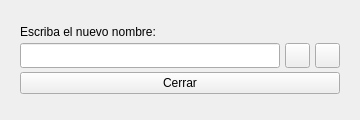
<?xml version="1.0" encoding="UTF-8"?>
<ui version="4.0">
 <class>RenameWindow</class>
 <widget class="QWidget" name="RenameWindow">
  <property name="geometry">
   <rect>
    <x>0</x>
    <y>0</y>
    <width>360</width>
    <height>120</height>
   </rect>
  </property>
  <property name="minimumSize">
   <size>
    <width>360</width>
    <height>120</height>
   </size>
  </property>
  <property name="maximumSize">
   <size>
    <width>360</width>
    <height>120</height>
   </size>
  </property>
  <property name="windowTitle">
   <string>GranaSAT PWM Box</string>
  </property>
  <property name="windowIcon">
   <iconset resource="../res/res.qrc">
    <normaloff>:/icons/granasat.png</normaloff>:/icons/granasat.png</iconset>
  </property>
  <layout class="QVBoxLayout" name="verticalLayout">
   <property name="spacing">
    <number>0</number>
   </property>
   <property name="leftMargin">
    <number>20</number>
   </property>
   <property name="topMargin">
    <number>20</number>
   </property>
   <property name="rightMargin">
    <number>20</number>
   </property>
   <property name="bottomMargin">
    <number>20</number>
   </property>
   <item>
    <widget class="QLabel" name="name_label">
     <property name="maximumSize">
      <size>
       <width>1000</width>
       <height>15</height>
      </size>
     </property>
     <property name="text">
      <string>Escriba el nuevo nombre:</string>
     </property>
    </widget>
   </item>
   <item>
    <layout class="QHBoxLayout" name="name_layout">
     <property name="spacing">
      <number>5</number>
     </property>
     <item>
      <widget class="QLineEdit" name="name_value">
       <property name="maximumSize">
        <size>
         <width>1000</width>
         <height>25</height>
        </size>
       </property>
       <property name="maxLength">
        <number>11</number>
       </property>
      </widget>
     </item>
     <item>
      <widget class="QPushButton" name="name_confirm">
       <property name="maximumSize">
        <size>
         <width>25</width>
         <height>25</height>
        </size>
       </property>
       <property name="text">
        <string/>
       </property>
       <property name="icon">
        <iconset>
         <normalon>:/icons/tick.png</normalon>
        </iconset>
       </property>
      </widget>
     </item>
     <item>
      <widget class="QPushButton" name="name_cancel">
       <property name="maximumSize">
        <size>
         <width>25</width>
         <height>25</height>
        </size>
       </property>
       <property name="text">
        <string/>
       </property>
       <property name="icon">
        <iconset>
         <normalon>:/icons/cross.png</normalon>
        </iconset>
       </property>
      </widget>
     </item>
    </layout>
   </item>
   <item>
    <widget class="QPushButton" name="close_button">
     <property name="text">
      <string>Cerrar</string>
     </property>
    </widget>
   </item>
  </layout>
 </widget>
 <resources>
  <include location="../res/res.qrc"/>
 </resources>
 <connections/>
</ui>
